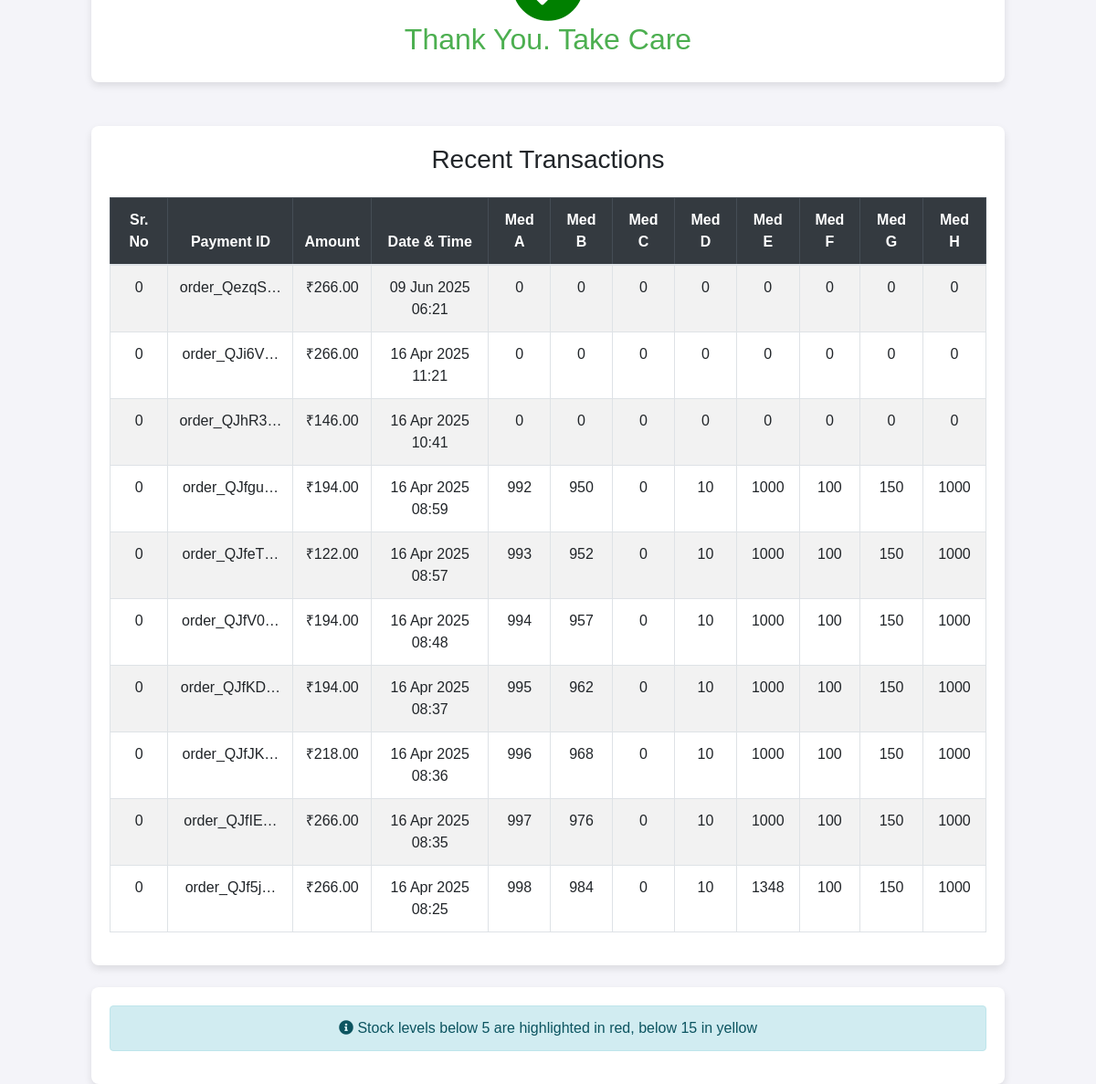
Page /payment/success/ on the committed database.
### medicliq_database/models.py (models this page shows)
class tentrans(models.Model):
    srno= models.IntegerField(default=0)
    payment_id = models.CharField(max_length=100, unique=True, default=0)
    amount = models.DecimalField(max_digits=10, decimal_places=2, default=0)
    time_date = models.DateTimeField(auto_now_add=True)
    medastock= models.IntegerField(default=0)
    medbstock= models.IntegerField(default=0)
    medcstock= models.IntegerField(default=0)
    meddstock= models.IntegerField(default=0)
    medestock= models.IntegerField(default=0)
    medfstock= models.IntegerField(default=0)
    medgstock= models.IntegerField(default=0)
    medhstock= models.IntegerField(default=0)

### medicliq_payment/src/views.py (the view, shortened to what this page needs)
# urls.py: path('success/', views.payment_success, name='payment_success'),
def payment_success(request):
    try:
        payment = Payment.objects.latest('payment_date_time')
    except Payment.DoesNotExist:
        payment = None
    latest_entries = tentrans.objects.all().order_by('-time_date')[:10]
    response = render(request, 'payment_success.html', {
        'payment': payment,
        'status': True if payment else False,
        'entries_1_to_10': latest_entries,
    })
    def background_task():
        try:
            try:
                with open('/home/utkagrawal/checkpoint5/src/temp/medicine_updated_data.txt', 'r') as file:
                    content = file.read().strip()
                    print(f"Raw file content: {content}")  # Debug
                    try:
                        medicine_data = json.loads(content)
                    except json.JSONDecodeError:
                        medicine_data = json.loads(content.replace("'", '"'))
                    print(f"Validated medicine data: {medicine_data}")  # Debug
            except Exception as e:
                print(f"Error reading medicine data: {str(e)}")
                return
        except Exception as e:
            print(f"Background task failed: {str(e)}")
    Thread(target=background_task).start()
    return response

### templates/payment_success.html (shortened to what this page needs)
{% extends 'base.html' %}
{% block content %}
  <div class="container" style="text-align: center; margin-top: 30px;">
    {% if status %}
      <i class="fa fa-check-circle" aria-hidden="true" style="font-size: 80px; color: green"></i>
      <h2>Thank You. Take Care</h2>
    {% else %}
      <i class="fa fa-times-circle" aria-hidden="true" style="font-size: 80px; color: red"></i>
      <h2>Sorry, Payment Failed! Try Again.</h2>
    {% endif %}
  </div>
  <div class="container mt-5">
    <h3 class="text-center mb-4">Recent Transactions</h3>
    <div class="table-container">
      <table class="table table-bordered table-striped table-hover">
        <thead class="table-dark">
          <tr class="text-center">
            <th>Sr. No</th>
            <th>Payment ID</th>
            <th>Amount</th>
            <th>Date & Time</th>
            <th>Med A</th>
            <th>Med B</th>
            <th>Med C</th>
            <th>Med D</th>
            <th>Med E</th>
            <th>Med F</th>
            <th>Med G</th>
            <th>Med H</th>
          </tr>
        </thead>
        <tbody>
          {% for entry in entries_1_to_10 %}
            <tr class="text-center">
              <td>{{ entry.srno }}</td>
              <td>{{ entry.payment_id|truncatechars:12 }}</td>
              <td>₹{{ entry.amount }}</td>
              <td>{{ entry.time_date|date:"d M Y H:i" }}</td>
              <td class="{% if entry.medastock < 5 %}critical-stock{% elif entry.medastock < 15 %}low-stock{% endif %}">
                {{ entry.medastock }}
              </td>
              <td class="{% if entry.medbstock < 5 %}critical-stock{% elif entry.medbstock < 15 %}low-stock{% endif %}">
                {{ entry.medbstock }}
              </td>
              <td class="{% if entry.medcstock < 5 %}critical-stock{% elif entry.medcstock < 15 %}low-stock{% endif %}">
                {{ entry.medcstock }}
              </td>
              <td class="{% if entry.meddstock < 5 %}critical-stock{% elif entry.meddstock < 15 %}low-stock{% endif %}">
                {{ entry.meddstock }}
              </td>
              <td class="{% if entry.medestock < 5 %}critical-stock{% elif entry.medestock < 15 %}low-stock{% endif %}">
                {{ entry.medestock }}
              </td>
              <td class="{% if entry.medfstock < 5 %}critical-stock{% elif entry.medfstock < 15 %}low-stock{% endif %}">
                {{ entry.medfstock }}
              </td>
              <td class="{% if entry.medgstock < 5 %}critical-stock{% elif entry.medgstock < 15 %}low-stock{% endif %}">
                {{ entry.medgstock }}
              </td>
              <td class="{% if entry.medhstock < 5 %}critical-stock{% elif entry.medhstock < 15 %}low-stock{% endif %}">
                {{ entry.medhstock }}
              </td>
            </tr>
          {% empty %}
            <tr>
              <td colspan="12" class="text-center">No transactions found</td>
            </tr>
          {% endfor %}
        </tbody>
      </table>
    </div>
  </div>
  <div class="container mt-4 text-center">
    <div class="alert alert-info">
      <p class="mb-0">
        <i class="fas fa-info-circle"></i>
        Stock levels below 5 are highlighted in red, below 15 in yellow
      </p>
    </div>
  </div>
{% endblock %}

### templates/base.html (shortened to what this page needs)
{% load static %}
<!DOCTYPE html>
<html lang="en">
<head>
    <link rel="stylesheet" href="https://stackpath.bootstrapcdn.com/bootstrap/4.5.2/css/bootstrap.min.css">
    <link rel="stylesheet" href="https://cdnjs.cloudflare.com/ajax/libs/font-awesome/6.0.0/css/all.min.css">
    <link href="https://cdnjs.cloudflare.com/ajax/libs/font-awesome/5.15.4/css/all.min.css" rel="stylesheet">
    <link rel="stylesheet" href="https://cdnjs.cloudflare.com/ajax/libs/font-awesome/5.15.1/css/all.min.css">
</head>
<body>
    {% block content %}
{% endblock %}
</body>
</html>

### templates/base.html (style rules this page uses)
body { display: flex; justify-content: center; align-items: center; height: 100vh; margin: 0; font-family: Arial, sans-serif; background-color: #f4f4f9; flex-direction: column; }
.container { max-width: 1000px; padding: 20px; background: #fff; border-radius: 8px; box-shadow: 0 4px 8px rgba(0, 0, 0, 0.1); text-align: center; }
h1, h2 { text-align: center; color: #4CAF50; }

### rows in the picture
tentrans: srno "0", payment_id "order_QezqS…", amount "266.00", time_date "09 Jun 2025 06:21", medastock "0", medbstock "0", medcstock "0", meddstock "0", medestock "0", medfstock "0", medgstock "0", medhstock "0"
tentrans: srno "0", payment_id "order_QJi6V…", amount "266.00", time_date "16 Apr 2025 11:21", medastock "0", medbstock "0", medcstock "0", meddstock "0", medestock "0", medfstock "0", medgstock "0", medhstock "0"
tentrans: srno "0", payment_id "order_QJhR3…", amount "146.00", time_date "16 Apr 2025 10:41", medastock "0", medbstock "0", medcstock "0", meddstock "0", medestock "0", medfstock "0", medgstock "0", medhstock "0"
tentrans: srno "0", payment_id "order_QJfgu…", amount "194.00", time_date "16 Apr 2025 08:59", medastock "992", medbstock "950", medcstock "0", meddstock "10", medestock "1000", medfstock "100", medgstock "150", medhstock "1000"
tentrans: srno "0", payment_id "order_QJfeT…", amount "122.00", time_date "16 Apr 2025 08:57", medastock "993", medbstock "952", medcstock "0", meddstock "10", medestock "1000", medfstock "100", medgstock "150", medhstock "1000"
tentrans: srno "0", payment_id "order_QJfV0…", amount "194.00", time_date "16 Apr 2025 08:48", medastock "994", medbstock "957", medcstock "0", meddstock "10", medestock "1000", medfstock "100", medgstock "150", medhstock "1000"
tentrans: srno "0", payment_id "order_QJfKD…", amount "194.00", time_date "16 Apr 2025 08:37", medastock "995", medbstock "962", medcstock "0", meddstock "10", medestock "1000", medfstock "100", medgstock "150", medhstock "1000"
tentrans: srno "0", payment_id "order_QJfJK…", amount "218.00", time_date "16 Apr 2025 08:36", medastock "996", medbstock "968", medcstock "0", meddstock "10", medestock "1000", medfstock "100", medgstock "150", medhstock "1000"
tentrans: srno "0", payment_id "order_QJfIE…", amount "266.00", time_date "16 Apr 2025 08:35", medastock "997", medbstock "976", medcstock "0", meddstock "10", medestock "1000", medfstock "100", medgstock "150", medhstock "1000"
tentrans: srno "0", payment_id "order_QJf5j…", amount "266.00", time_date "16 Apr 2025 08:25", medastock "998", medbstock "984", medcstock "0", meddstock "10", medestock "1348", medfstock "100", medgstock "150", medhstock "1000"
